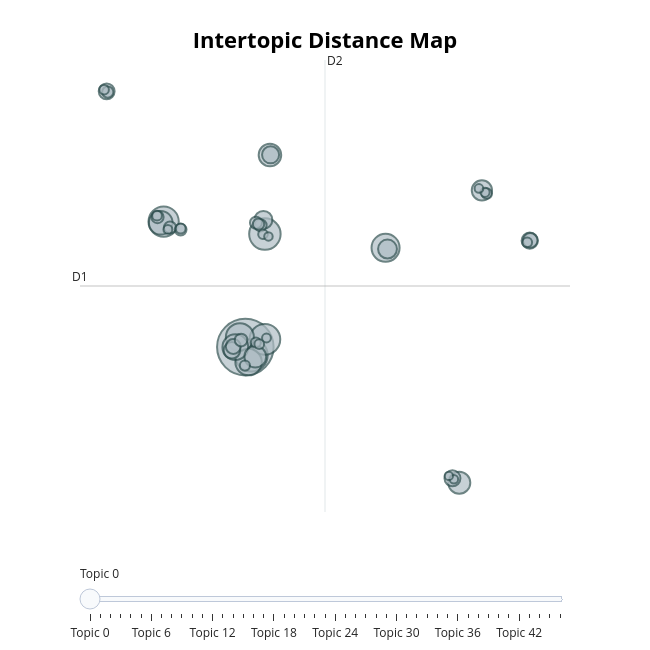

The code cell stored with this chart in its notebook:
### Markdown cell above
**Map of distances between topics**

It shows topics as bubbles. The size of a bubble corresponds to its popularity. Bubbles located close to each other are thematically similar. It help to understand the relationships between topics.

### Code cell
if 'topic_model' in locals():
    display(topic_model.visualize_topics())
else:
    print("No df_topic")

### Figure 1 — Plotly figure (JSON) as saved in the notebook; plotly's stock layout.template omitted (floating-point values rounded to 4 significant figures; data arrays with more than 128 entries replaced by an {"elided": "..."} marker saying what was removed)
{"data": [{"customdata": {"elided": "47x3 mixed values"}, "hovertemplate": "<b>Topic %{customdata[0]}</b><br>%{customdata[1]}<br>Size: %{customdata[2]}", "legendgroup": "", "marker": {"color": "#B0BEC5", "size": [1420, 467, 439, 418, 407, 349, 349, 311, 294, 249, 226, 216, 211, 182, 158, 143, 129, 121, 117, 113, 112, 99, 95, 72, 67, 67, 66, 64, 61, 57, 56, 48, 46, 44, 43, 42, 42, 42, 41, 40, 38, 35, 35, 33, 32, 32, 31], "sizemode": "area", "sizeref": 0.8875, "symbol": "circle", "line": {"color": "DarkSlateGrey", "width": 2}}, "mode": "markers", "name": "", "orientation": "v", "showlegend": false, "x": [-0.9669, -0.6679, -0.005004, -0.004469, -4.985, 5.929, -1.235, -0.8072, -1.459, -5.126, 0.243, 9.553, -0.4778, 10.67, 6.024, -0.07838, 0.274, -1.625, 13.02, 9.219, -7.786, -1.56, 13.04, -1.176, -0.222, -5.286, -4.668, -0.4444, -4.147, -0.3185, -7.732, 10.91, -0.9889, -0.4519, -4.146, 12.89, -5.309, -0.2821, -0.09835, -7.91, 10.82, -4.775, 0.07277, 10.52, 0.1693, 9.288, 9.039], "xaxis": "x", "y": [-4.507, -5.128, 4.043, -3.922, 4.989, 3.006, -3.755, -5.642, -4.513, 4.899, 10.03, -14.77, -5.23, 7.351, 2.912, 5.114, 10.04, -4.752, 3.544, -14.43, 14.84, -4.46, 3.567, -3.975, 4.705, 5.331, 4.54, 4.901, 4.383, 4.794, 14.79, 7.109, -5.907, -4.153, 4.466, 3.422, 5.435, -4.286, 4.029, 14.97, 7.198, 4.394, -3.821, 7.497, 3.867, -14.5, -14.25], "yaxis": "y", "type": "scatter"}], "layout": {"xaxis": {"anchor": "y", "domain": [0.0, 1.0], "title": {"text": ""}, "visible": false, "range": [-9.097, 15.0]}, "yaxis": {"anchor": "x", "domain": [0.0, 1.0], "title": {"text": ""}, "visible": false, "range": [-16.98, 17.21]}, "legend": {"tracegroupgap": 0, "itemsizing": "constant"}, "margin": {"t": 60}, "title": {"font": {"size": 22, "color": "Black"}, "text": "<b>Intertopic Distance Map</b>", "y": 0.95, "x": 0.5, "xanchor": "center", "yanchor": "top"}, "hoverlabel": {"font": {"size": 16, "family": "Rockwell"}, "bgcolor": "white"}, "width": 650, "height": 650, "sliders": [{"active": 0, "pad": {"t": 50}, "steps": [{"args": [{"marker.color": [["red", "#B0BEC5", "#B0BEC5", "#B0BEC5", "#B0BEC5", "#B0BEC5", "#B0BEC5", "#B0BEC5", "#B0BEC5", "#B0BEC5", "#B0BEC5", "#B0BEC5", "#B0BEC5", "#B0BEC5", "#B0BEC5", "#B0BEC5", "#B0BEC5", "#B0BEC5", "#B0BEC5", "#B0BEC5", "#B0BEC5", "#B0BEC5", "#B0BEC5", "#B0BEC5", "#B0BEC5", "#B0BEC5", "#B0BEC5", "#B0BEC5", "#B0BEC5", "#B0BEC5", "#B0BEC5", "#B0BEC5", "#B0BEC5", "#B0BEC5", "#B0BEC5", "#B0BEC5", "#B0BEC5", "#B0BEC5", "#B0BEC5", "#B0BEC5", "#B0BEC5", "#B0BEC5", "#B0BEC5", "#B0BEC5", "#B0BEC5", "#B0BEC5", "#B0BEC5"]]}], "label": "Topic 0", "method": "update"}, {"args": [{"marker.color": [["#B0BEC5", "red", "#B0BEC5", "#B0BEC5", "#B0BEC5", "#B0BEC5", "#B0BEC5", "#B0BEC5", "#B0BEC5", "#B0BEC5", "#B0BEC5", "#B0BEC5", "#B0BEC5", "#B0BEC5", "#B0BEC5", "#B0BEC5", "#B0BEC5", "#B0BEC5", "#B0BEC5", "#B0BEC5", "#B0BEC5", "#B0BEC5", "#B0BEC5", "#B0BEC5", "#B0BEC5", "#B0BEC5", "#B0BEC5", "#B0BEC5", "#B0BEC5", "#B0BEC5", "#B0BEC5", "#B0BEC5", "#B0BEC5", "#B0BEC5", "#B0BEC5", "#B0BEC5", "#B0BEC5", "#B0BEC5", "#B0BEC5", "#B0BEC5", "#B0BEC5", "#B0BEC5", "#B0BEC5", "#B0BEC5", "#B0BEC5", "#B0BEC5", "#B0BEC5"]]}], "label": "Topic 1", "method": "update"}, {"args": [{"marker.color": [["#B0BEC5", "#B0BEC5", "red", "#B0BEC5", "#B0BEC5", "#B0BEC5", "#B0BEC5", "#B0BEC5", "#B0BEC5", "#B0BEC5", "#B0BEC5", "#B0BEC5", "#B0BEC5", "#B0BEC5", "#B0BEC5", "#B0BEC5", "#B0BEC5", "#B0BEC5", "#B0BEC5", "#B0BEC5", "#B0BEC5", "#B0BEC5", "#B0BEC5", "#B0BEC5", "#B0BEC5", "#B0BEC5", "#B0BEC5", "#B0BEC5", "#B0BEC5", "#B0BEC5", "#B0BEC5", "#B0BEC5", "#B0BEC5", "#B0BEC5", "#B0BEC5", "#B0BEC5", "#B0BEC5", "#B0BEC5", "#B0BEC5", "#B0BEC5", "#B0BEC5", "#B0BEC5", "#B0BEC5", "#B0BEC5", "#B0BEC5", "#B0BEC5", "#B0BEC5"]]}], "label": "Topic 2", "method": "update"}, {"args": [{"marker.color": [["#B0BEC5", "#B0BEC5", "#B0BEC5", "red", "#B0BEC5", "#B0BEC5", "#B0BEC5", "#B0BEC5", "#B0BEC5", "#B0BEC5", "#B0BEC5", "#B0BEC5", "#B0BEC5", "#B0BEC5", "#B0BEC5", "#B0BEC5", "#B0BEC5", "#B0BEC5", "#B0BEC5", "#B0BEC5", "#B0BEC5", "#B0BEC5", "#B0BEC5", "#B0BEC5", "#B0BEC5", "#B0BEC5", "#B0BEC5", "#B0BEC5", "#B0BEC5", "#B0BEC5", "#B0BEC5", "#B0BEC5", "#B0BEC5", "#B0BEC5", "#B0BEC5", "#B0BEC5", "#B0BEC5", "#B0BEC5", "#B0BEC5", "#B0BEC5", "#B0BEC5", "#B0BEC5", "#B0BEC5", "#B0BEC5", "#B0BEC5", "#B0BEC5", "#B0BEC5"]]}], "label": "Topic 3", "method": "update"}, {"args": [{"marker.color": [["#B0BEC5", "#B0BEC5", "#B0BEC5", "#B0BEC5", "red", "#B0BEC5", "#B0BEC5", "#B0BEC5", "#B0BEC5", "#B0BEC5", "#B0BEC5", "#B0BEC5", "#B0BEC5", "#B0BEC5", "#B0BEC5", "#B0BEC5", "#B0BEC5", "#B0BEC5", "#B0BEC5", "#B0BEC5", "#B0BEC5", "#B0BEC5", "#B0BEC5", "#B0BEC5", "#B0BEC5", "#B0BEC5", "#B0BEC5", "#B0BEC5", "#B0BEC5", "#B0BEC5", "#B0BEC5", "#B0BEC5", "#B0BEC5", "#B0BEC5", "#B0BEC5", "#B0BEC5", "#B0BEC5", "#B0BEC5", "#B0BEC5", "#B0BEC5", "#B0BEC5", "#B0BEC5", "#B0BEC5", "#B0BEC5", "#B0BEC5", "#B0BEC5", "#B0BEC5"]]}], "label": "Topic 4", "method": "update"}, {"args": [{"marker.color": [["#B0BEC5", "#B0BEC5", "#B0BEC5", "#B0BEC5", "#B0BEC5", "red", "#B0BEC5", "#B0BEC5", "#B0BEC5", "#B0BEC5", "#B0BEC5", "#B0BEC5", "#B0BEC5", "#B0BEC5", "#B0BEC5", "#B0BEC5", "#B0BEC5", "#B0BEC5", "#B0BEC5", "#B0BEC5", "#B0BEC5", "#B0BEC5", "#B0BEC5", "#B0BEC5", "#B0BEC5", "#B0BEC5", "#B0BEC5", "#B0BEC5", "#B0BEC5", "#B0BEC5", "#B0BEC5", "#B0BEC5", "#B0BEC5", "#B0BEC5", "#B0BEC5", "#B0BEC5", "#B0BEC5", "#B0BEC5", "#B0BEC5", "#B0BEC5", "#B0BEC5", "#B0BEC5", "#B0BEC5", "#B0BEC5", "#B0BEC5", "#B0BEC5", "#B0BEC5"]]}], "label": "Topic 5", "method": "update"}, {"args": [{"marker.color": [["#B0BEC5", "#B0BEC5", "#B0BEC5", "#B0BEC5", "#B0BEC5", "#B0BEC5", "red", "#B0BEC5", "#B0BEC5", "#B0BEC5", "#B0BEC5", "#B0BEC5", "#B0BEC5", "#B0BEC5", "#B0BEC5", "#B0BEC5", "#B0BEC5", "#B0BEC5", "#B0BEC5", "#B0BEC5", "#B0BEC5", "#B0BEC5", "#B0BEC5", "#B0BEC5", "#B0BEC5", "#B0BEC5", "#B0BEC5", "#B0BEC5", "#B0BEC5", "#B0BEC5", "#B0BEC5", "#B0BEC5", "#B0BEC5", "#B0BEC5", "#B0BEC5", "#B0BEC5", "#B0BEC5", "#B0BEC5", "#B0BEC5", "#B0BEC5", "#B0BEC5", "#B0BEC5", "#B0BEC5", "#B0BEC5", "#B0BEC5", "#B0BEC5", "#B0BEC5"]]}], "label": "Topic 6", "method": "update"}, {"args": [{"marker.color": [["#B0BEC5", "#B0BEC5", "#B0BEC5", "#B0BEC5", "#B0BEC5", "#B0BEC5", "#B0BEC5", "red", "#B0BEC5", "#B0BEC5", "#B0BEC5", "#B0BEC5", "#B0BEC5", "#B0BEC5", "#B0BEC5", "#B0BEC5", "#B0BEC5", "#B0BEC5", "#B0BEC5", "#B0BEC5", "#B0BEC5", "#B0BEC5", "#B0BEC5", "#B0BEC5", "#B0BEC5", "#B0BEC5", "#B0BEC5", "#B0BEC5", "#B0BEC5", "#B0BEC5", "#B0BEC5", "#B0BEC5", "#B0BEC5", "#B0BEC5", "#B0BEC5", "#B0BEC5", "#B0BEC5", "#B0BEC5", "#B0BEC5", "#B0BEC5", "#B0BEC5", "#B0BEC5", "#B0BEC5", "#B0BEC5", "#B0BEC5", "#B0BEC5", "#B0BEC5"]]}], "label": "Topic 7", "method": "update"}, {"args": [{"marker.color": [["#B0BEC5", "#B0BEC5", "#B0BEC5", "#B0BEC5", "#B0BEC5", "#B0BEC5", "#B0BEC5", "#B0BEC5", "red", "#B0BEC5", "#B0BEC5", "#B0BEC5", "#B0BEC5", "#B0BEC5", "#B0BEC5", "#B0BEC5", "#B0BEC5", "#B0BEC5", "#B0BEC5", "#B0BEC5", "#B0BEC5", "#B0BEC5", "#B0BEC5", "#B0BEC5", "#B0BEC5", "#B0BEC5", "#B0BEC5", "#B0BEC5", "#B0BEC5", "#B0BEC5", "#B0BEC5", "#B0BEC5", "#B0BEC5", "#B0BEC5", "#B0BEC5", "#B0BEC5", "#B0BEC5", "#B0BEC5", "#B0BEC5", "#B0BEC5", "#B0BEC5", "#B0BEC5", "#B0BEC5", "#B0BEC5", "#B0BEC5", "#B0BEC5", "#B0BEC5"]]}], "label": "Topic 8", "method": "update"}, {"args": [{"marker.color": [["#B0BEC5", "#B0BEC5", "#B0BEC5", "#B0BEC5", "#B0BEC5", "#B0BEC5", "#B0BEC5", "#B0BEC5", "#B0BEC5", "red", "#B0BEC5", "#B0BEC5", "#B0BEC5", "#B0BEC5", "#B0BEC5", "#B0BEC5", "#B0BEC5", "#B0BEC5", "#B0BEC5", "#B0BEC5", "#B0BEC5", "#B0BEC5", "#B0BEC5", "#B0BEC5", "#B0BEC5", "#B0BEC5", "#B0BEC5", "#B0BEC5", "#B0BEC5", "#B0BEC5", "#B0BEC5", "#B0BEC5", "#B0BEC5", "#B0BEC5", "#B0BEC5", "#B0BEC5", "#B0BEC5", "#B0BEC5", "#B0BEC5", "#B0BEC5", "#B0BEC5", "#B0BEC5", "#B0BEC5", "#B0BEC5", "#B0BEC5", "#B0BEC5", "#B0BEC5"]]}], "label": "Topic 9", "method": "update"}, {"args": [{"marker.color": [["#B0BEC5", "#B0BEC5", "#B0BEC5", "#B0BEC5", "#B0BEC5", "#B0BEC5", "#B0BEC5", "#B0BEC5", "#B0BEC5", "#B0BEC5", "red", "#B0BEC5", "#B0BEC5", "#B0BEC5", "#B0BEC5", "#B0BEC5", "#B0BEC5", "#B0BEC5", "#B0BEC5", "#B0BEC5", "#B0BEC5", "#B0BEC5", "#B0BEC5", "#B0BEC5", "#B0BEC5", "#B0BEC5", "#B0BEC5", "#B0BEC5", "#B0BEC5", "#B0BEC5", "#B0BEC5", "#B0BEC5", "#B0BEC5", "#B0BEC5", "#B0BEC5", "#B0BEC5", "#B0BEC5", "#B0BEC5", "#B0BEC5", "#B0BEC5", "#B0BEC5", "#B0BEC5", "#B0BEC5", "#B0BEC5", "#B0BEC5", "#B0BEC5", "#B0BEC5"]]}], "label": "Topic 10", "method": "update"}, {"args": [{"marker.color": [["#B0BEC5", "#B0BEC5", "#B0BEC5", "#B0BEC5", "#B0BEC5", "#B0BEC5", "#B0BEC5", "#B0BEC5", "#B0BEC5", "#B0BEC5", "#B0BEC5", "red", "#B0BEC5", "#B0BEC5", "#B0BEC5", "#B0BEC5", "#B0BEC5", "#B0BEC5", "#B0BEC5", "#B0BEC5", "#B0BEC5", "#B0BEC5", "#B0BEC5", "#B0BEC5", "#B0BEC5", "#B0BEC5", "#B0BEC5", "#B0BEC5", "#B0BEC5", "#B0BEC5", "#B0BEC5", "#B0BEC5", "#B0BEC5", "#B0BEC5", "#B0BEC5", "#B0BEC5", "#B0BEC5", "#B0BEC5", "#B0BEC5", "#B0BEC5", "#B0BEC5", "#B0BEC5", "#B0BEC5", "#B0BEC5", "#B0BEC5", "#B0BEC5", "#B0BEC5"]]}], "label": "Topic 11", "method": "update"}, {"args": [{"marker.color": [["#B0BEC5", "#B0BEC5", "#B0BEC5", "#B0BEC5", "#B0BEC5", "#B0BEC5", "#B0BEC5", "#B0BEC5", "#B0BEC5", "#B0BEC5", "#B0BEC5", "#B0BEC5", "red", "#B0BEC5", "#B0BEC5", "#B0BEC5", "#B0BEC5", "#B0BEC5", "#B0BEC5", "#B0BEC5", "#B0BEC5", "#B0BEC5", "#B0BEC5", "#B0BEC5", "#B0BEC5", "#B0BEC5", "#B0BEC5", "#B0BEC5", "#B0BEC5", "#B0BEC5", "#B0BEC5", "#B0BEC5", "#B0BEC5", "#B0BEC5", "#B0BEC5", "#B0BEC5", "#B0BEC5", "#B0BEC5", "#B0BEC5", "#B0BEC5", "#B0BEC5", "#B0BEC5", "#B0BEC5", "#B0BEC5", "#B0BEC5", "#B0BEC5", "#B0BEC5"]]}], "label": "Topic 12", "method": "update"}, {"args": [{"marker.color": [["#B0BEC5", "#B0BEC5", "#B0BEC5", "#B0BEC5", "#B0BEC5", "#B0BEC5", "#B0BEC5", "#B0BEC5", "#B0BEC5", "#B0BEC5", "#B0BEC5", "#B0BEC5", "#B0BEC5", "red", "#B0BEC5", "#B0BEC5", "#B0BEC5", "#B0BEC5", "#B0BEC5", "#B0BEC5", "#B0BEC5", "#B0BEC5", "#B0BEC5", "#B0BEC5", "#B0BEC5", "#B0BEC5", "#B0BEC5", "#B0BEC5", "#B0BEC5", "#B0BEC5", "#B0BEC5", "#B0BEC5", "#B0BEC5", "#B0BEC5", "#B0BEC5", "#B0BEC5", "#B0BEC5", "#B0BEC5", "#B0BEC5", "#B0BEC5", "#B0BEC5", "#B0BEC5", "#B0BEC5", "#B0BEC5", "#B0BEC5", "#B0BEC5", "#B0BEC5"]]}], "label": "Topic 13", "method": "update"}, {"args": [{"marker.color": [["#B0BEC5", "#B0BEC5", "#B0BEC5", "#B0BEC5", "#B0BEC5", "#B0BEC5", "#B0BEC5", "#B0BEC5", "#B0BEC5", "#B0BEC5", "#B0BEC5", "#B0BEC5", "#B0BEC5", "#B0BEC5", "red", "#B0BEC5", "#B0BEC5", "#B0BEC5", "#B0BEC5", "#B0BEC5", "#B0BEC5", "#B0BEC5", "#B0BEC5", "#B0BEC5", "#B0BEC5", "#B0BEC5", "#B0BEC5", "#B0BEC5", "#B0BEC5", "#B0BEC5", "#B0BEC5", "#B0BEC5", "#B0BEC5", "#B0BEC5", "#B0BEC5", "#B0BEC5", "#B0BEC5", "#B0BEC5", "#B0BEC5", "#B0BEC5", "#B0BEC5", "#B0BEC5", "#B0BEC5", "#B0BEC5", "#B0BEC5", "#B0BEC5", "#B0BEC5"]]}], "label": "Topic 14", "method": "update"}, {"args": [{"marker.color": [["#B0BEC5", "#B0BEC5", "#B0BEC5", "#B0BEC5", "#B0BEC5", "#B0BEC5", "#B0BEC5", "#B0BEC5", "#B0BEC5", "#B0BEC5", "#B0BEC5", "#B0BEC5", "#B0BEC5", "#B0BEC5", "#B0BEC5", "red", "#B0BEC5", "#B0BEC5", "#B0BEC5", "#B0BEC5", "#B0BEC5", "#B0BEC5", "#B0BEC5", "#B0BEC5", "#B0BEC5", "#B0BEC5", "#B0BEC5", "#B0BEC5", "#B0BEC5", "#B0BEC5", "#B0BEC5", "#B0BEC5", "#B0BEC5", "#B0BEC5", "#B0BEC5", "#B0BEC5", "#B0BEC5", "#B0BEC5", "#B0BEC5", "#B0BEC5", "#B0BEC5", "#B0BEC5", "#B0BEC5", "#B0BEC5", "#B0BEC5", "#B0BEC5", "#B0BEC5"]]}], "label": "Topic 15", "method": "update"}, {"args": [{"marker.color": [["#B0BEC5", "#B0BEC5", "#B0BEC5", "#B0BEC5", "#B0BEC5", "#B0BEC5", "#B0BEC5", "#B0BEC5", "#B0BEC5", "#B0BEC5", "#B0BEC5", "#B0BEC5", "#B0BEC5", "#B0BEC5", "#B0BEC5", "#B0BEC5", "red", "#B0BEC5", "#B0BEC5", "#B0BEC5", "#B0BEC5", "#B0BEC5", "#B0BEC5", "#B0BEC5", "#B0BEC5", "#B0BEC5", "#B0BEC5", "#B0BEC5", "#B0BEC5", "#B0BEC5", "#B0BEC5", "#B0BEC5", "#B0BEC5", "#B0BEC5", "#B0BEC5", "#B0BEC5", "#B0BEC5", "#B0BEC5", "#B0BEC5", "#B0BEC5", "#B0BEC5", "#B0BEC5", "#B0BEC5", "#B0BEC5", "#B0BEC5", "#B0BEC5", "#B0BEC5"]]}], "label": "Topic 16", "method": "update"}, {"args": [{"marker.color": [["#B0BEC5", "#B0BEC5", "#B0BEC5", "#B0BEC5", "#B0BEC5", "#B0BEC5", "#B0BEC5", "#B0BEC5", "#B0BEC5", "#B0BEC5", "#B0BEC5", "#B0BEC5", "#B0BEC5", "#B0BEC5", "#B0BEC5", "#B0BEC5", "#B0BEC5", "red", "#B0BEC5", "#B0BEC5", "#B0BEC5", "#B0BEC5", "#B0BEC5", "#B0BEC5", "#B0BEC5", "#B0BEC5", "#B0BEC5", "#B0BEC5", "#B0BEC5", "#B0BEC5", "#B0BEC5", "#B0BEC5", "#B0BEC5", "#B0BEC5", "#B0BEC5", "#B0BEC5", "#B0BEC5", "#B0BEC5", "#B0BEC5", "#B0BEC5", "#B0BEC5", "#B0BEC5", "#B0BEC5", "#B0BEC5", "#B0BEC5", "#B0BEC5", "#B0BEC5"]]}], "label": "Topic 17", "method": "update"}, {"args": [{"marker.color": [["#B0BEC5", "#B0BEC5", "#B0BEC5", "#B0BEC5", "#B0BEC5", "#B0BEC5", "#B0BEC5", "#B0BEC5", "#B0BEC5", "#B0BEC5", "#B0BEC5", "#B0BEC5", "#B0BEC5", "#B0BEC5", "#B0BEC5", "#B0BEC5", "#B0BEC5", "#B0BEC5", "red", "#B0BEC5", "#B0BEC5", "#B0BEC5", "#B0BEC5", "#B0BEC5", "#B0BEC5", "#B0BEC5", "#B0BEC5", "#B0BEC5", "#B0BEC5", "#B0BEC5", "#B0BEC5", "#B0BEC5", "#B0BEC5", "#B0BEC5", "#B0BEC5", "#B0BEC5", "#B0BEC5", "#B0BEC5", "#B0BEC5", "#B0BEC5", "#B0BEC5", "#B0BEC5", "#B0BEC5", "#B0BEC5", "#B0BEC5", "#B0BEC5", "#B0BEC5"]]}], "label": "Topic 18", "method": "update"}, {"args": [{"marker.color": [["#B0BEC5", "#B0BEC5", "#B0BEC5", "#B0BEC5", "#B0BEC5", "#B0BEC5", "#B0BEC5", "#B0BEC5", "#B0BEC5", "#B0BEC5", "#B0BEC5", "#B0BEC5", "#B0BEC5", "#B0BEC5", "#B0BEC5", "#B0BEC5", "#B0BEC5", "#B0BEC5", "#B0BEC5", "red", "#B0BEC5", "#B0BEC5", "#B0BEC5", "#B0BEC5", "#B0BEC5", "#B0BEC5", "#B0BEC5", "#B0BEC5", "#B0BEC5", "#B0BEC5", "#B0BEC5", "#B0BEC5", "#B0BEC5", "#B0BEC5", "#B0BEC5", "#B0BEC5", "#B0BEC5", "#B0BEC5", "#B0BEC5", "#B0BEC5", "#B0BEC5", "#B0BEC5", "#B0BEC5", "#B0BEC5", "#B0BEC5", "#B0BEC5", "#B0BEC5"]]}], "label": "Topic 19", "method": "update"}, {"args": [{"marker.color": [["#B0BEC5", "#B0BEC5", "#B0BEC5", "#B0BEC5", "#B0BEC5", "#B0BEC5", "#B0BEC5", "#B0BEC5", "#B0BEC5", "#B0BEC5", "#B0BEC5", "#B0BEC5", "#B0BEC5", "#B0BEC5", "#B0BEC5", "#B0BEC5", "#B0BEC5", "#B0BEC5", "#B0BEC5", "#B0BEC5", "red", "#B0BEC5", "#B0BEC5", "#B0BEC5", "#B0BEC5", "#B0BEC5", "#B0BEC5", "#B0BEC5", "#B0BEC5", "#B0BEC5", "#B0BEC5", "#B0BEC5", "#B0BEC5", "#B0BEC5", "#B0BEC5", "#B0BEC5", "#B0BEC5", "#B0BEC5", "#B0BEC5", "#B0BEC5", "#B0BEC5", "#B0BEC5", "#B0BEC5", "#B0BEC5", "#B0BEC5", "#B0BEC5", "#B0BEC5"]]}], "label": "Topic 20", "method": "update"}, {"args": [{"marker.color": [["#B0BEC5", "#B0BEC5", "#B0BEC5", "#B0BEC5", "#B0BEC5", "#B0BEC5", "#B0BEC5", "#B0BEC5", "#B0BEC5", "#B0BEC5", "#B0BEC5", "#B0BEC5", "#B0BEC5", "#B0BEC5", "#B0BEC5", "#B0BEC5", "#B0BEC5", "#B0BEC5", "#B0BEC5", "#B0BEC5", "#B0BEC5", "red", "#B0BEC5", "#B0BEC5", "#B0BEC5", "#B0BEC5", "#B0BEC5", "#B0BEC5", "#B0BEC5", "#B0BEC5", "#B0BEC5", "#B0BEC5", "#B0BEC5", "#B0BEC5", "#B0BEC5", "#B0BEC5", "#B0BEC5", "#B0BEC5", "#B0BEC5", "#B0BEC5", "#B0BEC5", "#B0BEC5", "#B0BEC5", "#B0BEC5", "#B0BEC5", "#B0BEC5", "#B0BEC5"]]}], "label": "Topic 21", "method": "update"}, {"args": [{"marker.color": [["#B0BEC5", "#B0BEC5", "#B0BEC5", "#B0BEC5", "#B0BEC5", "#B0BEC5", "#B0BEC5", "#B0BEC5", "#B0BEC5", "#B0BEC5", "#B0BEC5", "#B0BEC5", "#B0BEC5", "#B0BEC5", "#B0BEC5", "#B0BEC5", "#B0BEC5", "#B0BEC5", "#B0BEC5", "#B0BEC5", "#B0BEC5", "#B0BEC5", "red", "#B0BEC5", "#B0BEC5", "#B0BEC5", "#B0BEC5", "#B0BEC5", "#B0BEC5", "#B0BEC5", "#B0BEC5", "#B0BEC5", "#B0BEC5", "#B0BEC5", "#B0BEC5", "#B0BEC5", "#B0BEC5", "#B0BEC5", "#B0BEC5", "#B0BEC5", "#B0BEC5", "#B0BEC5", "#B0BEC5", "#B0BEC5", "#B0BEC5", "#B0BEC5", "#B0BEC5"]]}], "label": "Topic 22", "method": "update"}, {"args": [{"marker.color": [["#B0BEC5", "#B0BEC5", "#B0BEC5", "#B0BEC5", "#B0BEC5", "#B0BEC5", "#B0BEC5", "#B0BEC5", "#B0BEC5", "#B0BEC5", "#B0BEC5", "#B0BEC5", "#B0BEC5", "#B0BEC5", "#B0BEC5", "#B0BEC5", "#B0BEC5", "#B0BEC5", "#B0BEC5", "#B0BEC5", "#B0BEC5", "#B0BEC5", "#B0BEC5", "red", "#B0BEC5", "#B0BEC5", "#B0BEC5", "#B0BEC5", "#B0BEC5", "#B0BEC5", "#B0BEC5", "#B0BEC5", "#B0BEC5", "#B0BEC5", "#B0BEC5", "#B0BEC5", "#B0BEC5", "#B0BEC5", "#B0BEC5", "#B0BEC5", "#B0BEC5", "#B0BEC5", "#B0BEC5", "#B0BEC5", "#B0BEC5", "#B0BEC5", "#B0BEC5"]]}], "label": "Topic 23", "method": "update"}, {"args": [{"marker.color": [["#B0BEC5", "#B0BEC5", "#B0BEC5", "#B0BEC5", "#B0BEC5", "#B0BEC5", "#B0BEC5", "#B0BEC5", "#B0BEC5", "#B0BEC5", "#B0BEC5", "#B0BEC5", "#B0BEC5", "#B0BEC5", "#B0BEC5", "#B0BEC5", "#B0BEC5", "#B0BEC5", "#B0BEC5", "#B0BEC5", "#B0BEC5", "#B0BEC5", "#B0BEC5", "#B0BEC5", "red", "#B0BEC5", "#B0BEC5", "#B0BEC5", "#B0BEC5", "#B0BEC5", "#B0BEC5", "#B0BEC5", "#B0BEC5", "#B0BEC5", "#B0BEC5", "#B0BEC5", "#B0BEC5", "#B0BEC5", "#B0BEC5", "#B0BEC5", "#B0BEC5", "#B0BEC5", "#B0BEC5", "#B0BEC5", "#B0BEC5", "#B0BEC5", "#B0BEC5"]]}], "label": "Topic 24", "method": "update"}, {"args": [{"marker.color": [["#B0BEC5", "#B0BEC5", "#B0BEC5", "#B0BEC5", "#B0BEC5", "#B0BEC5", "#B0BEC5", "#B0BEC5", "#B0BEC5", "#B0BEC5", "#B0BEC5", "#B0BEC5", "#B0BEC5", "#B0BEC5", "#B0BEC5", "#B0BEC5", "#B0BEC5", "#B0BEC5", "#B0BEC5", "#B0BEC5", "#B0BEC5", "#B0BEC5", "#B0BEC5", "#B0BEC5", "#B0BEC5", "red", "#B0BEC5", "#B0BEC5", "#B0BEC5", "#B0BEC5", "#B0BEC5", "#B0BEC5", "#B0BEC5", "#B0BEC5", "#B0BEC5", "#B0BEC5", "#B0BEC5", "#B0BEC5", "#B0BEC5", "#B0BEC5", "#B0BEC5", "#B0BEC5", "#B0BEC5", "#B0BEC5", "#B0BEC5", "#B0BEC5", "#B0BEC5"]]}], "label": "Topic 25", "method": "update"}, {"args": [{"marker.color": [["#B0BEC5", "#B0BEC5", "#B0BEC5", "#B0BEC5", "#B0BEC5", "#B0BEC5", "#B0BEC5", "#B0BEC5", "#B0BEC5", "#B0BEC5", "#B0BEC5", "#B0BEC5", "#B0BEC5", "#B0BEC5", "#B0BEC5", "#B0BEC5", "#B0BEC5", "#B0BEC5", "#B0BEC5", "#B0BEC5", "#B0BEC5", "#B0BEC5", "#B0BEC5", "#B0BEC5", "#B0BEC5", "#B0BEC5", "red", "#B0BEC5", "#B0BEC5", "#B0BEC5", "#B0BEC5", "#B0BEC5", "#B0BEC5", "#B0BEC5", "#B0BEC5", "#B0BEC5", "#B0BEC5", "#B0BEC5", "#B0BEC5", "#B0BEC5", "#B0BEC5", "#B0BEC5", "#B0BEC5", "#B0BEC5", "#B0BEC5", "#B0BEC5", "#B0BEC5"]]}], "label": "Topic 26", "method": "update"}, {"args": [{"marker.color": [["#B0BEC5", "#B0BEC5", "#B0BEC5", "#B0BEC5", "#B0BEC5", "#B0BEC5", "#B0BEC5", "#B0BEC5", "#B0BEC5", "#B0BEC5", "#B0BEC5", "#B0BEC5", "#B0BEC5", "#B0BEC5", "#B0BEC5", "#B0BEC5", "#B0BEC5", "#B0BEC5", "#B0BEC5", "#B0BEC5", "#B0BEC5", "#B0BEC5", "#B0BEC5", "#B0BEC5", "#B0BEC5", "#B0BEC5", "#B0BEC5", "red", "#B0BEC5", "#B0BEC5", "#B0BEC5", "#B0BEC5", "#B0BEC5", "#B0BEC5", "#B0BEC5", "#B0BEC5", "#B0BEC5", "#B0BEC5", "#B0BEC5", "#B0BEC5", "#B0BEC5", "#B0BEC5", "#B0BEC5", "#B0BEC5", "#B0BEC5", "#B0BEC5", "#B0BEC5"]]}], "label": "Topic 27", "method": "update"}, {"args": [{"marker.color": [["#B0BEC5", "#B0BEC5", "#B0BEC5", "#B0BEC5", "#B0BEC5", "#B0BEC5", "#B0BEC5", "#B0BEC5", "#B0BEC5", "#B0BEC5", "#B0BEC5", "#B0BEC5", "#B0BEC5", "#B0BEC5", "#B0BEC5", "#B0BEC5", "#B0BEC5", "#B0BEC5", "#B0BEC5", "#B0BEC5", "#B0BEC5", "#B0BEC5", "#B0BEC5", "#B0BEC5", "#B0BEC5", "#B0BEC5", "#B0BEC5", "#B0BEC5", "red", "#B0BEC5", "#B0BEC5", "#B0BEC5", "#B0BEC5", "#B0BEC5", "#B0BEC5", "#B0BEC5", "#B0BEC5", "#B0BEC5", "#B0BEC5", "#B0BEC5", "#B0BEC5", "#B0BEC5", "#B0BEC5", "#B0BEC5", "#B0BEC5", "#B0BEC5", "#B0BEC5"]]}], "label": "Topic 28", "method": "update"}, {"args": [{"marker.color": [["#B0BEC5", "#B0BEC5", "#B0BEC5", "#B0BEC5", "#B0BEC5", "#B0BEC5", "#B0BEC5", "#B0BEC5", "#B0BEC5", "#B0BEC5", "#B0BEC5", "#B0BEC5", "#B0BEC5", "#B0BEC5", "#B0BEC5", "#B0BEC5", "#B0BEC5", "#B0BEC5", "#B0BEC5", "#B0BEC5", "#B0BEC5", "#B0BEC5", "#B0BEC5", "#B0BEC5", "#B0BEC5", "#B0BEC5", "#B0BEC5", "#B0BEC5", "#B0BEC5", "red", "#B0BEC5", "#B0BEC5", "#B0BEC5", "#B0BEC5", "#B0BEC5", "#B0BEC5", "#B0BEC5", "#B0BEC5", "#B0BEC5", "#B0BEC5", "#B0BEC5", "#B0BEC5", "#B0BEC5", "#B0BEC5", "#B0BEC5", "#B0BEC5", "#B0BEC5"]]}], "label": "Topic 29", "method": "update"}, {"args": [{"marker.color": [["#B0BEC5", "#B0BEC5", "#B0BEC5", "#B0BEC5", "#B0BEC5", "#B0BEC5", "#B0BEC5", "#B0BEC5", "#B0BEC5", "#B0BEC5", "#B0BEC5", "#B0BEC5", "#B0BEC5", "#B0BEC5", "#B0BEC5", "#B0BEC5", "#B0BEC5", "#B0BEC5", "#B0BEC5", "#B0BEC5", "#B0BEC5", "#B0BEC5", "#B0BEC5", "#B0BEC5", "#B0BEC5", "#B0BEC5", "#B0BEC5", "#B0BEC5", "#B0BEC5", "#B0BEC5", "red", "#B0BEC5", "#B0BEC5", "#B0BEC5", "#B0BEC5", "#B0BEC5", "#B0BEC5", "#B0BEC5", "#B0BEC5", "#B0BEC5", "#B0BEC5", "#B0BEC5", "#B0BEC5", "#B0BEC5", "#B0BEC5", "#B0BEC5", "#B0BEC5"]]}], "label": "Topic 30", "method": "update"}, {"args": [{"marker.color": [["#B0BEC5", "#B0BEC5", "#B0BEC5", "#B0BEC5", "#B0BEC5", "#B0BEC5", "#B0BEC5", "#B0BEC5", "#B0BEC5", "#B0BEC5", "#B0BEC5", "#B0BEC5", "#B0BEC5", "#B0BEC5", "#B0BEC5", "#B0BEC5", "#B0BEC5", "#B0BEC5", "#B0BEC5", "#B0BEC5", "#B0BEC5", "#B0BEC5", "#B0BEC5", "#B0BEC5", "#B0BEC5", "#B0BEC5", "#B0BEC5", "#B0BEC5", "#B0BEC5", "#B0BEC5", "#B0BEC5", "red", "#B0BEC5", "#B0BEC5", "#B0BEC5", "#B0BEC5", "#B0BEC5", "#B0BEC5", "#B0BEC5", "#B0BEC5", "#B0BEC5", "#B0BEC5", "#B0BEC5", "#B0BEC5", "#B0BEC5", "#B0BEC5", "#B0BEC5"]]}], "label": "Topic 31", "method": "update"}, {"args": [{"marker.color": [["#B0BEC5", "#B0BEC5", "#B0BEC5", "#B0BEC5", "#B0BEC5", "#B0BEC5", "#B0BEC5", "#B0BEC5", "#B0BEC5", "#B0BEC5", "#B0BEC5", "#B0BEC5", "#B0BEC5", "#B0BEC5", "#B0BEC5", "#B0BEC5", "#B0BEC5", "#B0BEC5", "#B0BEC5", "#B0BEC5", "#B0BEC5", "#B0BEC5", "#B0BEC5", "#B0BEC5", "#B0BEC5", "#B0BEC5", "#B0BEC5", "#B0BEC5", "#B0BEC5", "#B0BEC5", "#B0BEC5", "#B0BEC5", "red", "#B0BEC5", "#B0BEC5", "#B0BEC5", "#B0BEC5", "#B0BEC5", "#B0BEC5", "#B0BEC5", "#B0BEC5", "#B0BEC5", "#B0BEC5", "#B0BEC5", "#B0BEC5", "#B0BEC5", "#B0BEC5"]]}], "label": "Topic 32", "method": "update"}, {"args": [{"marker.color": [["#B0BEC5", "#B0BEC5", "#B0BEC5", "#B0BEC5", "#B0BEC5", "#B0BEC5", "#B0BEC5", "#B0BEC5", "#B0BEC5", "#B0BEC5", "#B0BEC5", "#B0BEC5", "#B0BEC5", "#B0BEC5", "#B0BEC5", "#B0BEC5", "#B0BEC5", "#B0BEC5", "#B0BEC5", "#B0BEC5", "#B0BEC5", "#B0BEC5", "#B0BEC5", "#B0BEC5", "#B0BEC5", "#B0BEC5", "#B0BEC5", "#B0BEC5", "#B0BEC5", "#B0BEC5", "#B0BEC5", "#B0BEC5", "#B0BEC5", "red", "#B0BEC5", "#B0BEC5", "#B0BEC5", "#B0BEC5", "#B0BEC5", "#B0BEC5", "#B0BEC5", "#B0BEC5", "#B0BEC5", "#B0BEC5", "#B0BEC5", "#B0BEC5", "#B0BEC5"]]}], "label": "Topic 33", "method": "update"}, {"args": [{"marker.color": [["#B0BEC5", "#B0BEC5", "#B0BEC5", "#B0BEC5", "#B0BEC5", "#B0BEC5", "#B0BEC5", "#B0BEC5", "#B0BEC5", "#B0BEC5", "#B0BEC5", "#B0BEC5", "#B0BEC5", "#B0BEC5", "#B0BEC5", "#B0BEC5", "#B0BEC5", "#B0BEC5", "#B0BEC5", "#B0BEC5", "#B0BEC5", "#B0BEC5", "#B0BEC5", "#B0BEC5", "#B0BEC5", "#B0BEC5", "#B0BEC5", "#B0BEC5", "#B0BEC5", "#B0BEC5", "#B0BEC5", "#B0BEC5", "#B0BEC5", "#B0BEC5", "red", "#B0BEC5", "#B0BEC5", "#B0BEC5", "#B0BEC5", "#B0BEC5", "#B0BEC5", "#B0BEC5", "#B0BEC5", "#B0BEC5", "#B0BEC5", "#B0BEC5", "#B0BEC5"]]}], "label": "Topic 34", "method": "update"}, {"args": [{"marker.color": [["#B0BEC5", "#B0BEC5", "#B0BEC5", "#B0BEC5", "#B0BEC5", "#B0BEC5", "#B0BEC5", "#B0BEC5", "#B0BEC5", "#B0BEC5", "#B0BEC5", "#B0BEC5", "#B0BEC5", "#B0BEC5", "#B0BEC5", "#B0BEC5", "#B0BEC5", "#B0BEC5", "#B0BEC5", "#B0BEC5", "#B0BEC5", "#B0BEC5", "#B0BEC5", "#B0BEC5", "#B0BEC5", "#B0BEC5", "#B0BEC5", "#B0BEC5", "#B0BEC5", "#B0BEC5", "#B0BEC5", "#B0BEC5", "#B0BEC5", "#B0BEC5", "#B0BEC5", "red", "#B0BEC5", "#B0BEC5", "#B0BEC5", "#B0BEC5", "#B0BEC5", "#B0BEC5", "#B0BEC5", "#B0BEC5", "#B0BEC5", "#B0BEC5", "#B0BEC5"]]}], "label": "Topic 35", "method": "update"}, {"args": [{"marker.color": [["#B0BEC5", "#B0BEC5", "#B0BEC5", "#B0BEC5", "#B0BEC5", "#B0BEC5", "#B0BEC5", "#B0BEC5", "#B0BEC5", "#B0BEC5", "#B0BEC5", "#B0BEC5", "#B0BEC5", "#B0BEC5", "#B0BEC5", "#B0BEC5", "#B0BEC5", "#B0BEC5", "#B0BEC5", "#B0BEC5", "#B0BEC5", "#B0BEC5", "#B0BEC5", "#B0BEC5", "#B0BEC5", "#B0BEC5", "#B0BEC5", "#B0BEC5", "#B0BEC5", "#B0BEC5", "#B0BEC5", "#B0BEC5", "#B0BEC5", "#B0BEC5", "#B0BEC5", "#B0BEC5", "red", "#B0BEC5", "#B0BEC5", "#B0BEC5", "#B0BEC5", "#B0BEC5", "#B0BEC5", "#B0BEC5", "#B0BEC5", "#B0BEC5", "#B0BEC5"]]}], "label": "Topic 36", "method": "update"}, {"args": [{"marker.color": [["#B0BEC5", "#B0BEC5", "#B0BEC5", "#B0BEC5", "#B0BEC5", "#B0BEC5", "#B0BEC5", "#B0BEC5", "#B0BEC5", "#B0BEC5", "#B0BEC5", "#B0BEC5", "#B0BEC5", "#B0BEC5", "#B0BEC5", "#B0BEC5", "#B0BEC5", "#B0BEC5", "#B0BEC5", "#B0BEC5", "#B0BEC5", "#B0BEC5", "#B0BEC5", "#B0BEC5", "#B0BEC5", "#B0BEC5", "#B0BEC5", "#B0BEC5", "#B0BEC5", "#B0BEC5", "#B0BEC5", "#B0BEC5", "#B0BEC5", "#B0BEC5", "#B0BEC5", "#B0BEC5", "#B0BEC5", "red", "#B0BEC5", "#B0BEC5", "#B0BEC5", "#B0BEC5", "#B0BEC5", "#B0BEC5", "#B0BEC5", "#B0BEC5", "#B0BEC5"]]}], "label": "Topic 37", "method": "update"}, {"args": [{"marker.color": [["#B0BEC5", "#B0BEC5", "#B0BEC5", "#B0BEC5", "#B0BEC5", "#B0BEC5", "#B0BEC5", "#B0BEC5", "#B0BEC5", "#B0BEC5", "#B0BEC5", "#B0BEC5", "#B0BEC5", "#B0BEC5", "#B0BEC5", "#B0BEC5", "#B0BEC5", "#B0BEC5", "#B0BEC5", "#B0BEC5", "#B0BEC5", "#B0BEC5", "#B0BEC5", "#B0BEC5", "#B0BEC5", "#B0BEC5", "#B0BEC5", "#B0BEC5", "#B0BEC5", "#B0BEC5", "#B0BEC5", "#B0BEC5", "#B0BEC5", "#B0BEC5", "#B0BEC5", "#B0BEC5", "#B0BEC5", "#B0BEC5", "red", "#B0BEC5", "#B0BEC5", "#B0BEC5", "#B0BEC5", "#B0BEC5", "#B0BEC5", "#B0BEC5", "#B0BEC5"]]}], "label": "Topic 38", "method": "update"}, {"args": [{"marker.color": [["#B0BEC5", "#B0BEC5", "#B0BEC5", "#B0BEC5", "#B0BEC5", "#B0BEC5", "#B0BEC5", "#B0BEC5", "#B0BEC5", "#B0BEC5", "#B0BEC5", "#B0BEC5", "#B0BEC5", "#B0BEC5", "#B0BEC5", "#B0BEC5", "#B0BEC5", "#B0BEC5", "#B0BEC5", "#B0BEC5", "#B0BEC5", "#B0BEC5", "#B0BEC5", "#B0BEC5", "#B0BEC5", "#B0BEC5", "#B0BEC5", "#B0BEC5", "#B0BEC5", "#B0BEC5", "#B0BEC5", "#B0BEC5", "#B0BEC5", "#B0BEC5", "#B0BEC5", "#B0BEC5", "#B0BEC5", "#B0BEC5", "#B0BEC5", "red", "#B0BEC5", "#B0BEC5", "#B0BEC5", "#B0BEC5", "#B0BEC5", "#B0BEC5", "#B0BEC5"]]}], "label": "Topic 39", "method": "update"}, {"args": [{"marker.color": [["#B0BEC5", "#B0BEC5", "#B0BEC5", "#B0BEC5", "#B0BEC5", "#B0BEC5", "#B0BEC5", "#B0BEC5", "#B0BEC5", "#B0BEC5", "#B0BEC5", "#B0BEC5", "#B0BEC5", "#B0BEC5", "#B0BEC5", "#B0BEC5", "#B0BEC5", "#B0BEC5", "#B0BEC5", "#B0BEC5", "#B0BEC5", "#B0BEC5", "#B0BEC5", "#B0BEC5", "#B0BEC5", "#B0BEC5", "#B0BEC5", "#B0BEC5", "#B0BEC5", "#B0BEC5", "#B0BEC5", "#B0BEC5", "#B0BEC5", "#B0BEC5", "#B0BEC5", "#B0BEC5", "#B0BEC5", "#B0BEC5", "#B0BEC5", "#B0BEC5", "red", "#B0BEC5", "#B0BEC5", "#B0BEC5", "#B0BEC5", "#B0BEC5", "#B0BEC5"]]}], "label": "Topic 40", "method": "update"}, {"args": [{"marker.color": [["#B0BEC5", "#B0BEC5", "#B0BEC5", "#B0BEC5", "#B0BEC5", "#B0BEC5", "#B0BEC5", "#B0BEC5", "#B0BEC5", "#B0BEC5", "#B0BEC5", "#B0BEC5", "#B0BEC5", "#B0BEC5", "#B0BEC5", "#B0BEC5", "#B0BEC5", "#B0BEC5", "#B0BEC5", "#B0BEC5", "#B0BEC5", "#B0BEC5", "#B0BEC5", "#B0BEC5", "#B0BEC5", "#B0BEC5", "#B0BEC5", "#B0BEC5", "#B0BEC5", "#B0BEC5", "#B0BEC5", "#B0BEC5", "#B0BEC5", "#B0BEC5", "#B0BEC5", "#B0BEC5", "#B0BEC5", "#B0BEC5", "#B0BEC5", "#B0BEC5", "#B0BEC5", "red", "#B0BEC5", "#B0BEC5", "#B0BEC5", "#B0BEC5", "#B0BEC5"]]}], "label": "Topic 41", "method": "update"}, {"args": [{"marker.color": [["#B0BEC5", "#B0BEC5", "#B0BEC5", "#B0BEC5", "#B0BEC5", "#B0BEC5", "#B0BEC5", "#B0BEC5", "#B0BEC5", "#B0BEC5", "#B0BEC5", "#B0BEC5", "#B0BEC5", "#B0BEC5", "#B0BEC5", "#B0BEC5", "#B0BEC5", "#B0BEC5", "#B0BEC5", "#B0BEC5", "#B0BEC5", "#B0BEC5", "#B0BEC5", "#B0BEC5", "#B0BEC5", "#B0BEC5", "#B0BEC5", "#B0BEC5", "#B0BEC5", "#B0BEC5", "#B0BEC5", "#B0BEC5", "#B0BEC5", "#B0BEC5", "#B0BEC5", "#B0BEC5", "#B0BEC5", "#B0BEC5", "#B0BEC5", "#B0BEC5", "#B0BEC5", "#B0BEC5", "red", "#B0BEC5", "#B0BEC5", "#B0BEC5", "#B0BEC5"]]}], "label": "Topic 42", "method": "update"}, {"args": [{"marker.color": [["#B0BEC5", "#B0BEC5", "#B0BEC5", "#B0BEC5", "#B0BEC5", "#B0BEC5", "#B0BEC5", "#B0BEC5", "#B0BEC5", "#B0BEC5", "#B0BEC5", "#B0BEC5", "#B0BEC5", "#B0BEC5", "#B0BEC5", "#B0BEC5", "#B0BEC5", "#B0BEC5", "#B0BEC5", "#B0BEC5", "#B0BEC5", "#B0BEC5", "#B0BEC5", "#B0BEC5", "#B0BEC5", "#B0BEC5", "#B0BEC5", "#B0BEC5", "#B0BEC5", "#B0BEC5", "#B0BEC5", "#B0BEC5", "#B0BEC5", "#B0BEC5", "#B0BEC5", "#B0BEC5", "#B0BEC5", "#B0BEC5", "#B0BEC5", "#B0BEC5", "#B0BEC5", "#B0BEC5", "#B0BEC5", "red", "#B0BEC5", "#B0BEC5", "#B0BEC5"]]}], "label": "Topic 43", "method": "update"}, {"args": [{"marker.color": [["#B0BEC5", "#B0BEC5", "#B0BEC5", "#B0BEC5", "#B0BEC5", "#B0BEC5", "#B0BEC5", "#B0BEC5", "#B0BEC5", "#B0BEC5", "#B0BEC5", "#B0BEC5", "#B0BEC5", "#B0BEC5", "#B0BEC5", "#B0BEC5", "#B0BEC5", "#B0BEC5", "#B0BEC5", "#B0BEC5", "#B0BEC5", "#B0BEC5", "#B0BEC5", "#B0BEC5", "#B0BEC5", "#B0BEC5", "#B0BEC5", "#B0BEC5", "#B0BEC5", "#B0BEC5", "#B0BEC5", "#B0BEC5", "#B0BEC5", "#B0BEC5", "#B0BEC5", "#B0BEC5", "#B0BEC5", "#B0BEC5", "#B0BEC5", "#B0BEC5", "#B0BEC5", "#B0BEC5", "#B0BEC5", "#B0BEC5", "red", "#B0BEC5", "#B0BEC5"]]}], "label": "Topic 44", "method": "update"}, {"args": [{"marker.color": [["#B0BEC5", "#B0BEC5", "#B0BEC5", "#B0BEC5", "#B0BEC5", "#B0BEC5", "#B0BEC5", "#B0BEC5", "#B0BEC5", "#B0BEC5", "#B0BEC5", "#B0BEC5", "#B0BEC5", "#B0BEC5", "#B0BEC5", "#B0BEC5", "#B0BEC5", "#B0BEC5", "#B0BEC5", "#B0BEC5", "#B0BEC5", "#B0BEC5", "#B0BEC5", "#B0BEC5", "#B0BEC5", "#B0BEC5", "#B0BEC5", "#B0BEC5", "#B0BEC5", "#B0BEC5", "#B0BEC5", "#B0BEC5", "#B0BEC5", "#B0BEC5", "#B0BEC5", "#B0BEC5", "#B0BEC5", "#B0BEC5", "#B0BEC5", "#B0BEC5", "#B0BEC5", "#B0BEC5", "#B0BEC5", "#B0BEC5", "#B0BEC5", "red", "#B0BEC5"]]}], "label": "Topic 45", "method": "update"}, {"args": [{"marker.color": [["#B0BEC5", "#B0BEC5", "#B0BEC5", "#B0BEC5", "#B0BEC5", "#B0BEC5", "#B0BEC5", "#B0BEC5", "#B0BEC5", "#B0BEC5", "#B0BEC5", "#B0BEC5", "#B0BEC5", "#B0BEC5", "#B0BEC5", "#B0BEC5", "#B0BEC5", "#B0BEC5", "#B0BEC5", "#B0BEC5", "#B0BEC5", "#B0BEC5", "#B0BEC5", "#B0BEC5", "#B0BEC5", "#B0BEC5", "#B0BEC5", "#B0BEC5", "#B0BEC5", "#B0BEC5", "#B0BEC5", "#B0BEC5", "#B0BEC5", "#B0BEC5", "#B0BEC5", "#B0BEC5", "#B0BEC5", "#B0BEC5", "#B0BEC5", "#B0BEC5", "#B0BEC5", "#B0BEC5", "#B0BEC5", "#B0BEC5", "#B0BEC5", "#B0BEC5", "red"]]}], "label": "Topic 46", "method": "update"}]}], "shapes": [{"line": {"color": "#CFD8DC", "width": 2}, "type": "line", "x0": 2.95, "x1": 2.95, "y0": -16.98, "y1": 17.21}, {"line": {"color": "#9E9E9E", "width": 2}, "type": "line", "x0": -9.097, "x1": 15.0, "y0": 0.1144, "y1": 0.1144}], "annotations": [{"showarrow": false, "text": "D1", "x": -9.097, "y": 0.1144, "yshift": 10}, {"showarrow": false, "text": "D2", "x": 2.95, "xshift": 10, "y": 17.21}]}}
